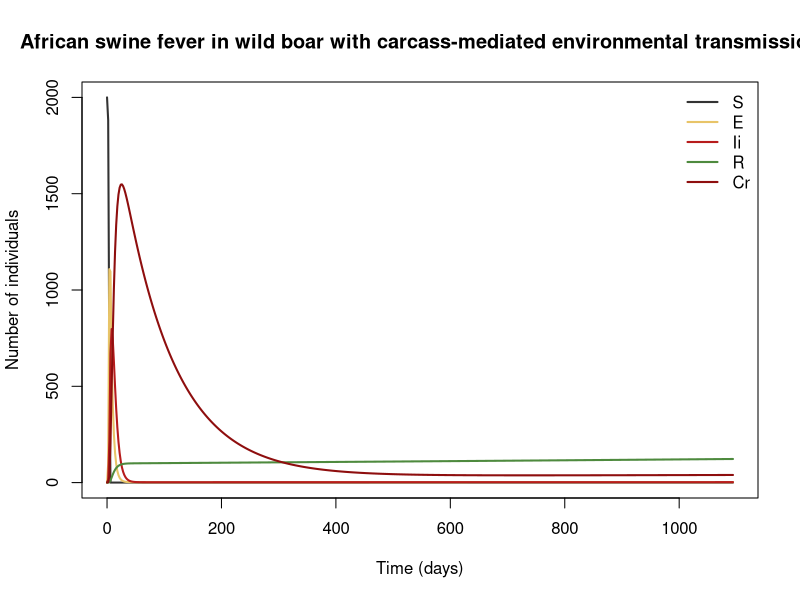

Write the R code that produced this figure.
## African swine fever in wild boar with carcass-mediated environmental transmission
## African swine fever virus, Eurasian wild boar (Sus scrofa).
## The key structural feature is that dead infectious hosts move into a long-lived environmental compartment rather than out of the system: Ii > Cr is the flow that lets ASF persist at very low host density, because Cr decays on a timescale of
## Parameter values: 0 of 11 checked against the source; the rest are recalled or illustrative.
## Reference: O'Neill X, White A, Ruiz-Fons F, Gortázar C (2020). Modelling the transmission and persistence of African swine fever in wild boar in contrasting European scenarios. Scientific Reports 10:5895
## Source: https://doi.org/10.1038/s41598-020-62736-y
##
## Generated from a compartmental model diagram (model format v1).
## Regenerating from the same diagram always gives this exact file.
##
## Compartments: S, E, Ii, R, Cr
## Flows (time unit: days):
##   (outside) -> S   : pmax(dens, 0) * N
##   S -> E           : lambda * S
##   E -> Ii          : sigma * E
##   Ii -> Cr         : gamma * cfr * Ii
##   Ii -> R          : gamma * (1 - cfr) * Ii
##   S -> (outside)   : (mub + hunt) * S
##   Ii -> (outside)  : (mub + hunt) * Ii
##   Cr -> (outside)  : (decay_c + remove_c) * Cr

library(deSolve)

# ---- Time ------------------------------------------------------------
times <- seq(0, 1095, by = 2)  # days

# ---- Parameters ------------------------------------------------------
parameters <- c(
  beta_dir = 0.3,    # direct boar-to-boar transmission rate [illustrative] (per day)
  beta_car = 0.05,   # carcass-to-boar transmission coefficient (rooting/sniffing contact) [illustrative] (per carcass per day)
  sigma = 1 / 4,     # rate of leaving the exposed class (incubation ≈4 d) [illustrative] (per day)
  gamma = 1 / 5,     # rate of leaving infectiousness (≈5 d) [illustrative] (per day)
  cfr = 0.95,        # case fatality (ASF genotype II is near-uniformly lethal) [unverified] (dimensionless)
  decay_c = 1 / 90,  # carcass decay/removal rate (seasonally variable; much slower in winter) [illustrative] (per day)
  remove_c = 0,      # active carcass-removal rate (the main control lever) [illustrative] (per day)
  bb = 0.004,        # boar birth rate (strongly seasonal in reality) [illustrative] (per day)
  mub = 0.002,       # boar natural death rate [illustrative] (per day)
  hunt = 0,          # hunting/culling rate [illustrative] (per day)
  Kb = 2000          # carrying capacity [illustrative] (boar)
)

# ---- Initial conditions ----------------------------------------------
state <- c(
  S = 2000,  # susceptible wild boar
  E = 0,     # exposed (infected, not yet infectious)
  Ii = 2,    # infectious wild boar
  R = 0,     # recovered/immune survivors
  Cr = 0     # infectious carcasses in the environment
)

# ---- Model equations -------------------------------------------------
asf_wild_boar_carcass_model <- function(t, state, parameters) {
  with(as.list(c(state, parameters)), {
    # Total population
    N_total <- S + E + Ii + R

    # Derived quantities
    N <- S + E + Ii + R                          # living boar population
    lambda <- beta_dir * Ii / N + beta_car * Cr  # total force of infection (frequency-dependent direct term plus density-dependent carcass term)
    dens <- bb * (1 - N / Kb)                    # density-dependent per-capita birth rate

    # Rates of change
    dS <- pmax(dens, 0) * N - lambda * S - (mub + hunt) * S
    dE <- lambda * S - sigma * E
    dIi <- sigma * E - gamma * cfr * Ii - gamma * (1 - cfr) * Ii - (mub + hunt) * Ii
    dR <- gamma * (1 - cfr) * Ii
    dCr <- gamma * cfr * Ii - (decay_c + remove_c) * Cr

    list(c(dS, dE, dIi, dR, dCr))
  })
}

# ---- Solve -----------------------------------------------------------
out <- ode(y = state, times = times, func = asf_wild_boar_carcass_model, parms = parameters)
out <- as.data.frame(out)

# ---- Plot ------------------------------------------------------------
compartment_cols <- c(S = "#333333", E = "#E8C468", Ii = "#B71C1C", R = "#4E8A3E", Cr = "#8E0E0E")
matplot(out$time, out[, names(compartment_cols)], type = "l", lty = 1, lwd = 2,
        col = compartment_cols, xlab = "Time (days)", ylab = "Number of individuals",
        main = "African swine fever in wild boar with carcass-mediated environmental transmission")
legend("topright", legend = names(compartment_cols), col = compartment_cols,
       lty = 1, lwd = 2, bty = "n")
